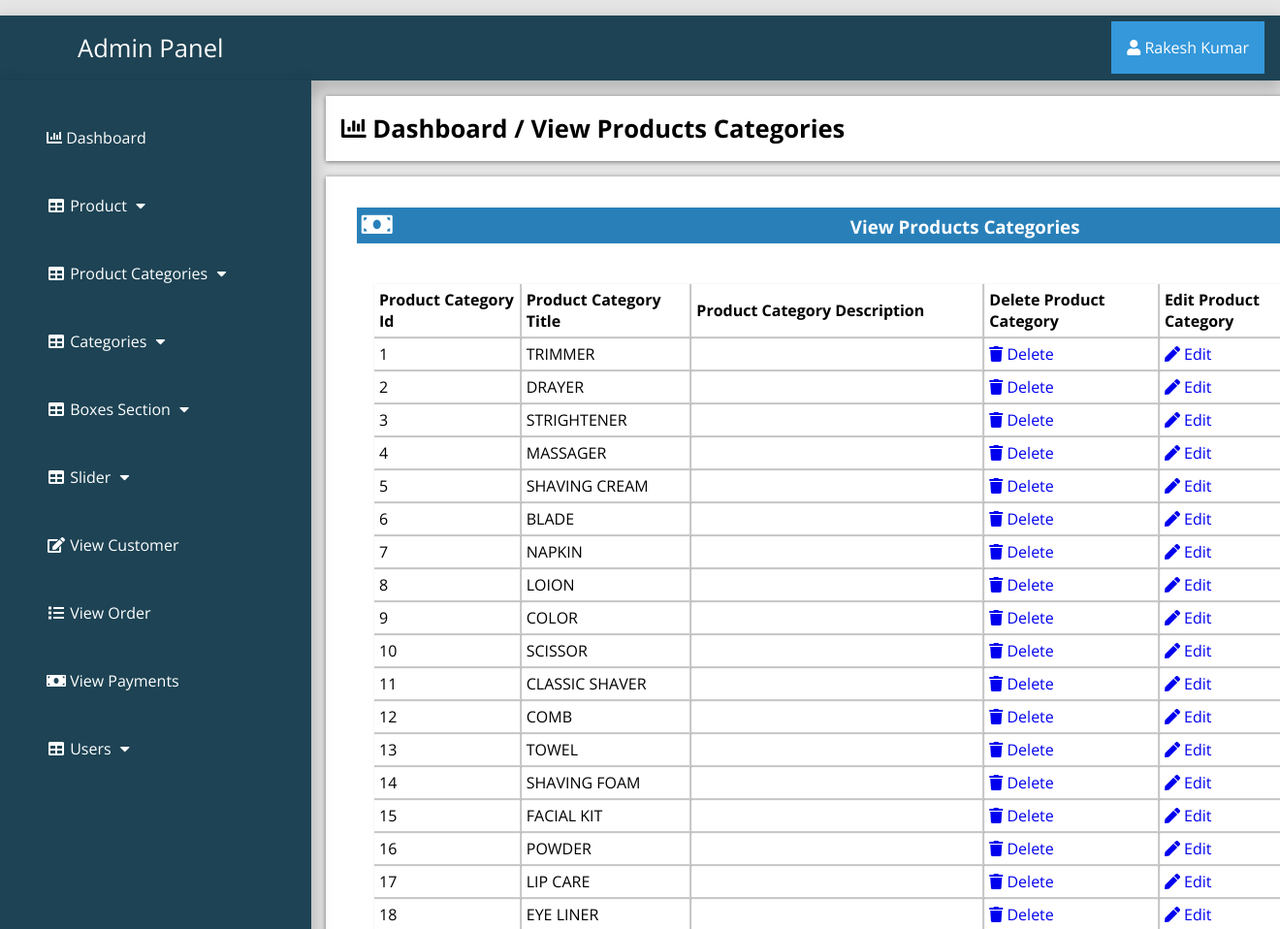
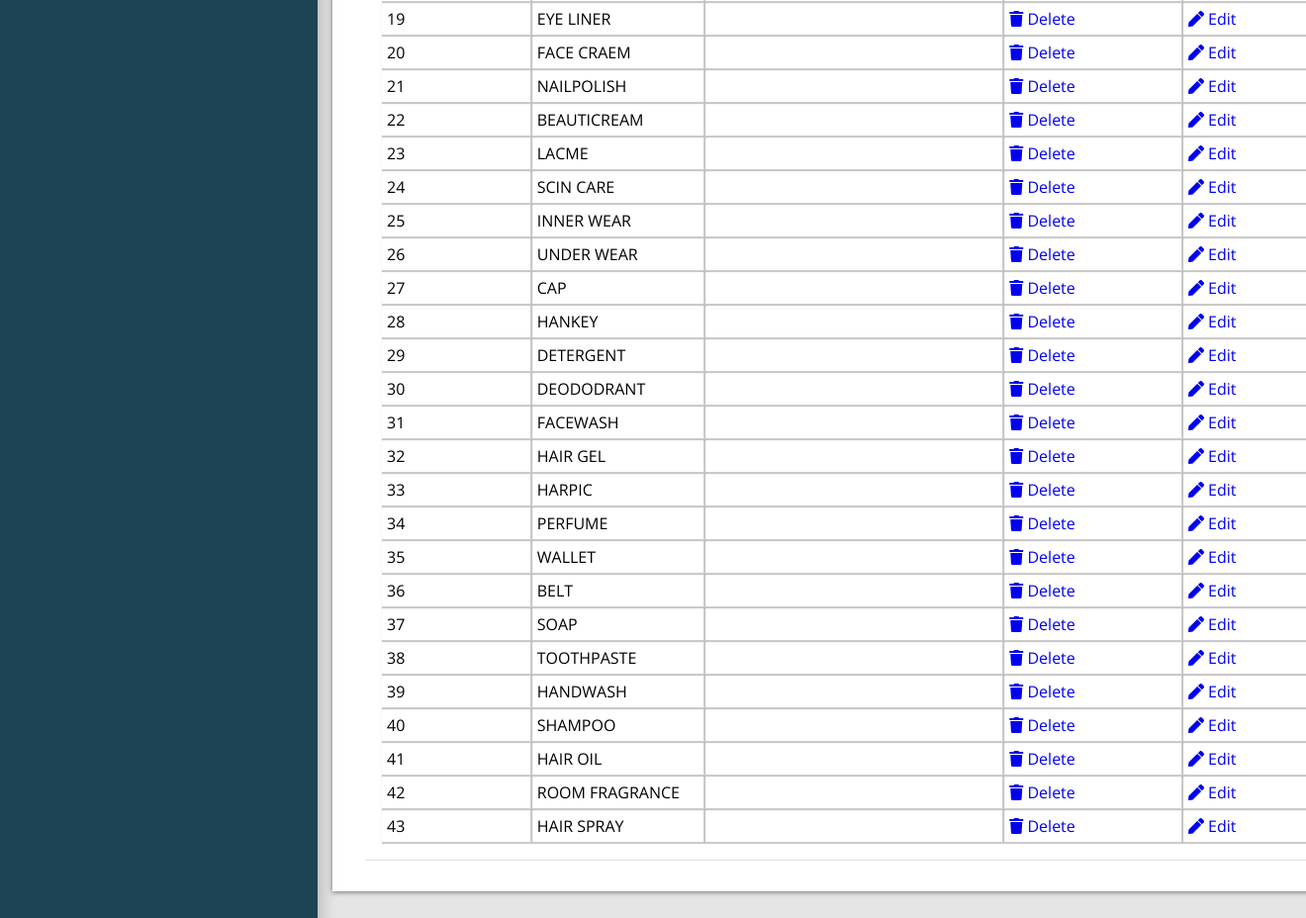
/admin_area/index.php?view_product_cat (signed in), run on the app's committed database (2 pictures, top to bottom).
### tables this page shows
CREATE TABLE `product_category` (
  `p_cat_id` int(10) NOT NULL,
  `p_cat_title` text NOT NULL,
  `p_cat_desc` text NOT NULL,
  `p_cat_img` int(11) NOT NULL
);

### admin_area/view_p_cat.php (the view)
<?php
if (!isset($_SESSION['admin_email'])){
  echo "<script>window.open('login.php','_self')</script>";
  }else{
?>
<div class="row">
	<div class="col-lg-12">
		<div class="breadcrump">
			<li class="active">
				<i class="fa fa-bar-chart"></i>
				Dashboard / View Products Categories
			</li>
		</div>
	</div>
</div>
<div class="row">
	<div class="col-lg-12">
		<div class="panel panel-default">
			<div class="panel-heading">
				<h3 class="panel-title">
					<i class="fa fa-money fa-fw"></i>
					View Products Categories
				</h3>
			</div>
			<div class="panel-body">
				<div class="table-responsive">
					<div class="form-group">
						<table class="table table-bordered table-hover table-striped">
							<thead>
								<tr>
									<th>Product Category Id</th>
									<th>Product Category Title</th>
									<th>Product Category Description</th>
									<th>Delete Product Category</th>
									<th>Edit Product Category</th>
								</tr>
							</thead>
							<tbody>
								<?php
								$i=0;
								$get_p_cats="select * from product_category";
								$run_p_cats=mysqli_query($con,$get_p_cats);
								while ($row_p_cats=mysqli_fetch_array($run_p_cats)) {
									$p_cat_id=$row_p_cats['p_cat_id'];
									$p_cat_title=$row_p_cats['p_cat_title'];
									$p_cat_desc=$row_p_cats['p_cat_desc'];
									$i++;
								  ?>
                                <tr>
                                	<td><?php echo $i; ?></td>
                                	<td><?php echo $p_cat_title; ?></td>
                                	<td width="300"><?php echo $p_cat_desc; ?></td>
                                	<td>
                                		<a href="index.php?delete_p_cat=<?php echo $p_cat_id; ?>">
                                			<i class="fa fa-trash"></i> Delete
                                		</a>
                                	</td>
                                      <td>
                                      	<a href="index.php?edit_p_cat=<?php echo $p_cat_id; ?>">
                                      		<i class="fa fa-pen"></i> Edit
                                      	</a>
                                      </td>
                                </tr>
                                 <?php } ?>
							</tbody>
						</table>
						</div>
					</div>
				</div>
				</div>
				</div>
<?php } ?>

### admin_area/includes/sidebar.php (shortened to what this page needs)
<?php
if (!isset($_SESSION['admin_email'])){
  echo "<script>window.open('login.php','_self')</script>";
  }else{
?>
<nav class="navbar navbar-inverse navbar-fixed-top" >
	<div class="navbar-header">
		<a href="index.php?dashboard" class="navbar-brand"><span>Admin Panel</span></a>
	</div>
		<div class="dropdown">
		 <button onclick="myFunction()" class="dropbtn"><i class="fa fa-user"></i> <?php echo $admin_name; ?></a></button>
		</div>
	<div class="collapse navbar-collapse navbar-ex1-collapse">
	<ul class="nav navbar-nav side-nav">
  <li>
    <a href="index.php?dashboard"><i class="fa fa-bar-chart"></i> Dashboard</a>
  </li>
  <li class="button-dropdown" id="#products">
    <a href="#" class="dropdown-toggle" data-toggle="collapse" data-target="#products"><i class="fa fa-fw fa-table"></i> Product <i class="fa fa-fw fa-caret-down"></i></a>
  </li>
  <li class="button-dropdown" id="#products_cat">
    <a href="#" class="dropdown-toggle" data-toggle="collapse" data-target="#products_cat"><i class="fa fa-fw fa-table"></i> Product Categories <i class="fa fa-fw fa-caret-down"></i></a>
  </li>
  <li class="button-dropdown" id="#category">
    <a href="#" class="dropdown-toggle" data-toggle="collapse" data-target="#category"><i class="fa fa-fw fa-table"></i> Categories <i class="fa fa-fw fa-caret-down"></i></a>
  </li>
<li class="button-dropdown" >
  <a href="#" class="dropdown-toggle" data-toggle="collapse" data-target="#boxes">
    <i class="fa fa-fw fa-table"></i> Boxes Section <i class="fa fa-fw fa-caret-down"></i>
  </a>
</li>
  <li class="button-dropdown">
    <a href="#" class="dropdown-toggle" data-toggle="collapse" data-target="#slider"><i class="fa fa-fw fa-table"></i>  Slider <i class="fa fa-fw fa-caret-down"></i></a>
  </li>
  <li>
  	<a href="index.php?view_customer">
  		<i class="fa fa-fw fa-edit"></i> View Customer
  	</a>
  </li>
  <li>
  	<a href="index.php?view_order">
  		<i class="fa fa-fw fa-list"></i> View Order
  	</a>
  </li>
  <li>
  	<a href="index.php?view_payments">
  		<i class="fa fa-fw fa-money"></i> View Payments
  	</a>
  </li>
  <li class="button-dropdown">
    <a href="#" class="dropdown-toggle" data-toggle="collapse" data-target="#users"><i class="fa fa-fw fa-table"></i>  Users <i class="fa fa-fw fa-caret-down"></i></a>
  </li>
</ul>
</div>
</nav>
<?php } ?>

### admin_area/css/style.css (style rules this page uses)
:root { --blue:#2980b9; }
body { margin-top: ; }
* { font-family: 'Open Sans', sans-serif; margin:0; padding:0; box-sizing: border-box; text-decoration: none; transition: all .2s cubic-bezier(.37,1.14,.26,1.24); }
html { background-color: rgba(0,0,0,.1); }
.navbar-fixed-top { background:#1d4354; padding: 1rem; margin-top: 1rem; box-shadow: 0px 8px 16px 4px rgba(0,0,0,0.2); margin-left: ; margin-right: ; }
.navbar-fixed-top a span { margin-left: 4rem; }
.navbar-fixed-top .navbar-brand { font-size: 1.6rem; color: #ffffff; }
.dropbtn { background-color: #3498DB; color: white; padding: 16px; font-size: 16px; border: none; cursor: pointer; }
.dropdown { position: relative; display: inline-block; float: right; margin-top: -2.8rem; }
.nav { position: absolute; top: 51px; margin-top: 32px; width: auto; height: 110%; border-radius: 0; display: block; background-color: #1d4354; bottom: 0; overflow: hidden; padding-bottom: 40px; box-shadow: 0px 8px 16px 4px rgba(0,0,0,0.2); margin-left: -1rem; }
.nav>li>a { width: 225px; display: block; color: #ffffff; margin: 3rem; }
.row { width: 81.2%; background-color: #ffffff; margin: auto; margin-left: 21rem; margin-top: 1rem; padding: 1rem; display: ; }
.panel { text-align: left; box-shadow: 1px 1px 1px 0px rgba(0.1,0.1,0.1,0.1); margin: 1rem; background-color: #ffffff; padding: rem; }
.panel-heading .panel-title { background-color: #2980b9; color: #ffffff; padding: .3rem; }
.table-responsive .table-striped th { padding: 5px; box-shadow: 1px 1px 1px 1px rgba(0.1,0.1,0.1,0.2); }
.table-responsive .table-striped tbody td { box-shadow: 1px 1px 1px 1px rgba(0.1,0.1,0.1,0.2); padding:5px; }
.breadcrump .active { font-weight: bold; font-size: 1.6rem; }
.row { list-style: none; box-shadow: 0 1px 5px rgba(0, 0, 0, 0.5); }
.row .fa-money { font-size: 1.6rem; width: 50%; text-align: left; }
.form-group { margin-top: 1.5rem; }
.panel-body { display: flex; align-items: center; justify-content: left; padding: 1rem; flex-wrap: wrap; }

### data on the page
product_category: p_cat_title "TRIMMER"
product_category: p_cat_title "DRAYER"
product_category: p_cat_title "STRIGHTENER"
product_category: p_cat_title "MASSAGER"
product_category: p_cat_title "SHAVING CREAM"
product_category: p_cat_title "BLADE"
product_category: p_cat_title "NAPKIN"
product_category: p_cat_title "LOION"
product_category: p_cat_title "COLOR"
product_category: p_cat_title "SCISSOR"
product_category: p_cat_title "CLASSIC SHAVER"
product_category: p_cat_title "COMB"
product_category: p_cat_title "TOWEL"
product_category: p_cat_title "SHAVING FOAM"
product_category: p_cat_title "FACIAL KIT"
product_category: p_cat_title "POWDER"
product_category: p_cat_title "LIP CARE"
product_category: p_cat_title "EYE LINER"
product_category: p_cat_title "EYE LINER"
product_category: p_cat_title "FACE CRAEM"
product_category: p_cat_title "NAILPOLISH"
product_category: p_cat_title "BEAUTICREAM"
product_category: p_cat_title "LACME"
product_category: p_cat_title "SCIN CARE"
product_category: p_cat_title "INNER WEAR"
product_category: p_cat_title "UNDER WEAR"
product_category: p_cat_title "CAP"
product_category: p_cat_title "HANKEY"
product_category: p_cat_title "DETERGENT"
product_category: p_cat_title "DEODODRANT"
product_category: p_cat_title "FACEWASH"
product_category: p_cat_title "HAIR GEL"
product_category: p_cat_title "HARPIC"
product_category: p_cat_title "PERFUME"
product_category: p_cat_title "WALLET"
product_category: p_cat_title "BELT"
product_category: p_cat_title "SOAP"
product_category: p_cat_title "TOOTHPASTE"
product_category: p_cat_title "HANDWASH"
product_category: p_cat_title "SHAMPOO"
product_category: p_cat_title "HAIR OIL"
product_category: p_cat_title "ROOM FRAGRANCE"
product_category: p_cat_title "HAIR SPRAY"

### other printed values
$admin_name "Rakesh Kumar"
